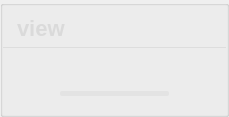
          <widget class="QGroupBox" name="groupBox_201">
           <property name="styleSheet">
            <string notr="true">#groupBox_201{
background-color: rgba(95, 95, 95, 200);
border: 0px solid #42adff;
border-left: 1px solid rgba(200, 200, 200,100);
border-right: 0px solid rgba(29, 83, 185, 255);
border-radius:0px;}</string>
           </property>
           <property name="title">
            <string/>
           </property>
           <layout class="QVBoxLayout" name="verticalLayout_4" stretch="0,0,0">
            <property name="leftMargin">
             <number>0</number>
            </property>
            <property name="topMargin">
             <number>0</number>
            </property>
            <property name="rightMargin">
             <number>0</number>
            </property>
            <property name="bottomMargin">
             <number>0</number>
            </property>
            <item>
             <widget class="QGroupBox" name="groupBox_3">
              <property name="minimumSize">
               <size>
                <width>0</width>
                <height>42</height>
               </size>
              </property>
              <property name="maximumSize">
               <size>
                <width>16777215</width>
                <height>42</height>
               </size>
              </property>
              <property name="styleSheet">
               <string notr="true">#groupBox_3{
border: 0px solid #42adff;
border-bottom: 1px solid rgba(200, 200, 200,100);
border-radius:0px;}</string>
              </property>
              <property name="title">
               <string/>
              </property>
              <layout class="QHBoxLayout" name="horizontalLayout_6">
               <property name="leftMargin">
                <number>11</number>
               </property>
               <property name="topMargin">
                <number>0</number>
               </property>
               <property name="rightMargin">
                <number>11</number>
               </property>
               <property name="bottomMargin">
                <number>0</number>
               </property>
               <item>
                <widget class="QLabel" name="label_6">
                 <property name="minimumSize">
                  <size>
                   <width>0</width>
                   <height>0</height>
                  </size>
                 </property>
                 <property name="maximumSize">
                  <size>
                   <width>16777215</width>
                   <height>40</height>
                  </size>
                 </property>
                 <property name="styleSheet">
                  <string notr="true">QLabel
{
	font-size: 22px;
	font-family: &quot;Microsoft YaHei&quot;;
	font-weight: bold;
 		border-radius:9px;
		background:rgba(66, 195, 255, 0);
color: rgb(218, 218, 218);
}
</string>
                 </property>
                 <property name="text">
                  <string>view</string>
                 </property>
                </widget>
               </item>
               <item>
                <spacer name="horizontalSpacer_14">
                 <property name="orientation">
                  <enum>Qt::Horizontal</enum>
                 </property>
                 <property name="sizeHint" stdset="0">
                  <size>
                   <width>40</width>
                   <height>20</height>
                  </size>
                 </property>
                </spacer>
               </item>
               <item>
                <widget class="QLabel" name="fps_label">
                 <property name="minimumSize">
                  <size>
                   <width>100</width>
                   <height>40</height>
                  </size>
                 </property>
                 <property name="maximumSize">
                  <size>
                   <width>100</width>
                   <height>40</height>
                  </size>
                 </property>
                 <property name="styleSheet">
                  <string notr="true">QLabel
{
	font-size: 20px;
	font-family: &quot;Microsoft YaHei&quot;;
	font-weight: bold;
 		border-radius:9px;
		background:rgba(66, 195, 255, 0);
color: rgb(218, 218, 218);
}
</string>
                 </property>
                 <property name="text">
                  <string/>
                 </property>
                 <property name="alignment">
                  <set>Qt::AlignCenter</set>
                 </property>
                </widget>
               </item>
              </layout>
             </widget>
            </item>
            <item>
             <widget class="QLabel" name="VIDEO">
              <property name="text">
               <string/>
              </property>
              <property name="scaledContents">
               <bool>true</bool>
              </property>
             </widget>
            </item>
            <item>
             <layout class="QHBoxLayout" name="horizontalLayout_12">
              <property name="leftMargin">
               <number>11</number>
              </property>
              <property name="rightMargin">
               <number>11</number>
              </property>
              <item>
               <widget class="QPushButton" name="runButton">
                <property name="minimumSize">
                 <size>
                  <width>40</width>
                  <height>40</height>
                 </size>
                </property>
                <property name="styleSheet">
                 <string notr="true">QPushButton {
border-style: solid;
border-width: 0px;
border-radius: 0px;
background-color: rgba(223, 223, 223, 0);
}
QPushButton::focus{outline: none;}
QPushButton::hover {
border-style: solid;
border-width: 0px;
border-radius: 0px;
background-color: rgba(223, 223, 223, 150);}</string>
                </property>
                <property name="text">
                 <string/>
                </property>
                <property name="icon">
                 <iconset resource="../apprcc.qrc">
                  <normaloff>:/img/icon/运行.png</normaloff>
                  <normalon>:/img/icon/暂停.png</normalon>
                  <disabledoff>:/img/icon/运行.png</disabledoff>
                  <disabledon>:/img/icon/暂停.png</disabledon>
                  <activeoff>:/img/icon/运行.png</activeoff>
                  <activeon>:/img/icon/暂停.png</activeon>
                  <selectedoff>:/img/icon/运行.png</selectedoff>
                  <selectedon>:/img/icon/暂停.png</selectedon>:/img/icon/运行.png</iconset>
                </property>
                <property name="iconSize">
                 <size>
                  <width>30</width>
                  <height>30</height>
                 </size>
                </property>
                <property name="checkable">
                 <bool>true</bool>
                </property>
               </widget>
              </item>
              <item>
               <widget class="QProgressBar" name="progressBar">
                <property name="maximumSize">
                 <size>
                  <width>16777215</width>
                  <height>5</height>
                 </size>
                </property>
                <property name="styleSheet">
                 <string notr="true">QProgressBar{ color: rgb(255, 255, 255); font:12pt; border-radius:2px; text-align:center; border:none; background-color: rgba(215, 215, 215,100);} 
QProgressBar:chunk{ border-radius:0px; background: rgba(55, 55, 55, 200);}</string>
                </property>
                <property name="maximum">
                 <number>1000</number>
                </property>
                <property name="value">
                 <number>0</number>
                </property>
                <property name="textVisible">
                 <bool>false</bool>
                </property>
               </widget>
              </item>
              <item>
               <widget class="QPushButton" name="stopButton">
                <property name="minimumSize">
                 <size>
                  <width>40</width>
                  <height>40</height>
                 </size>
                </property>
                <property name="styleSheet">
                 <string notr="true">QPushButton {
border-style: solid;
border-width: 0px;
border-radius: 0px;
background-color: rgba(223, 223, 223, 0);
}
QPushButton::focus{outline: none;}
QPushButton::hover {
border-style: solid;
border-width: 0px;
border-radius: 0px;
background-color: rgba(223, 223, 223, 150);}</string>
                </property>
                <property name="text">
                 <string/>
                </property>
                <property name="icon">
                 <iconset resource="../apprcc.qrc">
                  <normaloff>:/img/icon/终止.png</normaloff>:/img/icon/终止.png</iconset>
                </property>
                <property name="iconSize">
                 <size>
                  <width>30</width>
                  <height>30</height>
                 </size>
                </property>
               </widget>
              </item>
             </layout>
            </item>
           </layout>
          </widget>
